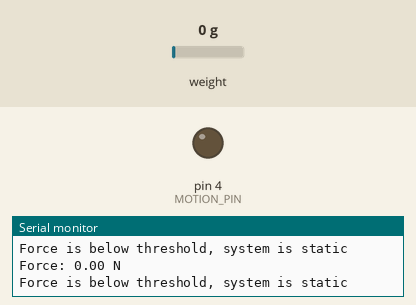
Simulated run of this sketch. Board: Arduino Uno, built with avr-gcc and run on an emulated ATmega328P. Parts: output pins drawn as LEDs (lit = HIGH), the last lines printed to the serial monitor. The test bench sets the inputs (shaded band); at power-on: weight on the scale 0 g.

Above: at 2.8 s.
2.9 s: weight on the scale set to 952 g
4.4 s: weight on the scale set to 1061 g
At 5.4 s:
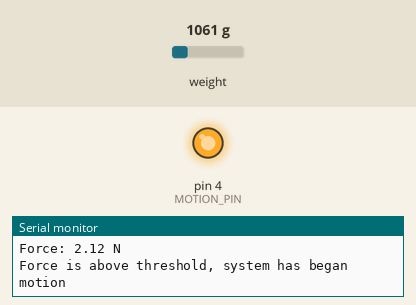
Timing chart, 0 to 7.4 s (numbered marks = the images above; inputs shaded):
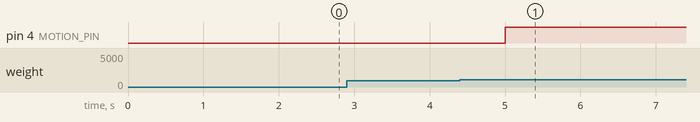

The sketch:

loadcell.ino
```cpp
#include "HX711.h"
HX711 scale;

// Pin configuration
const int DOUT_PIN = 2;
const int SCK_PIN = 3;
const int MOTION_PIN = 4;
int FORCE_THRESHOLD = 2;

// Calibration factor, adjust this based on your load cell and known weight
const float calibration_factor = 34000;

void setup() {
  Serial.begin(9600);
  scale.begin(DOUT_PIN, SCK_PIN);
  scale.set_scale(calibration_factor);
  pinMode(MOTION_PIN, OUTPUT);
  digitalWrite(MOTION_PIN, LOW);
}

void loop() {
  //Reading force
  float force = scale.get_units(10)*2;//two load cells

  if(force >= FORCE_THRESHOLD && digitalRead(MOTION_PIN) == LOW){
    // Start motion
    digitalWrite(MOTION_PIN, HIGH);
  }

  Serial.print("Force: ");
  Serial.print(force);
  Serial.println(" N");
if(force > FORCE_THRESHOLD){
    Serial.println("Force is above threshold, system has began motion");
  }else{
    Serial.println("Force is below threshold, system is static");
  }
}
```

Measured:
- the behaviour switches between 999 and 1000 g on weight on the scale (found by bisection; images 0 and 1)
- after the input at 4.4 s, pin 4 (MOTION_PIN): LOW → HIGH after 0.60 s
